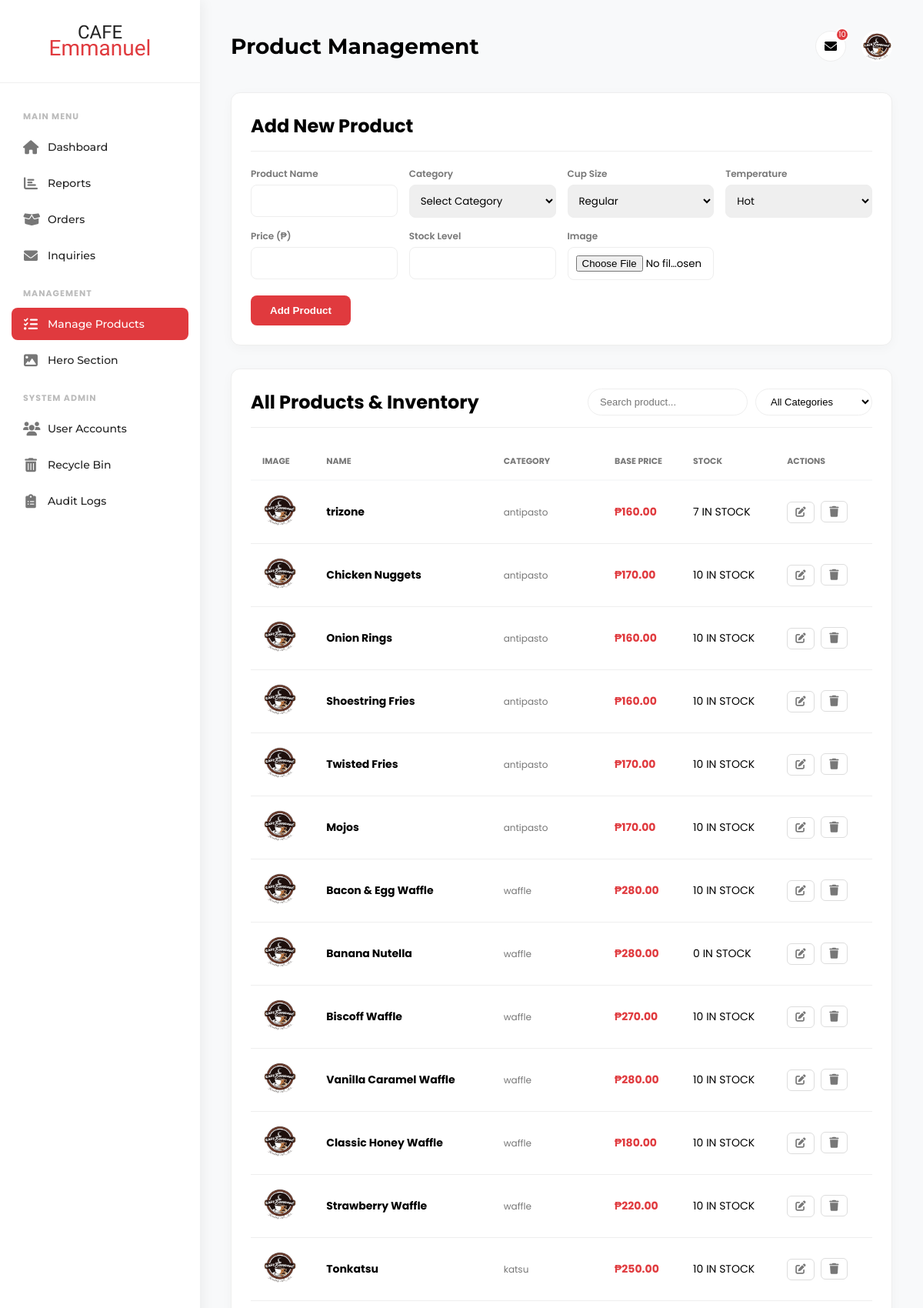
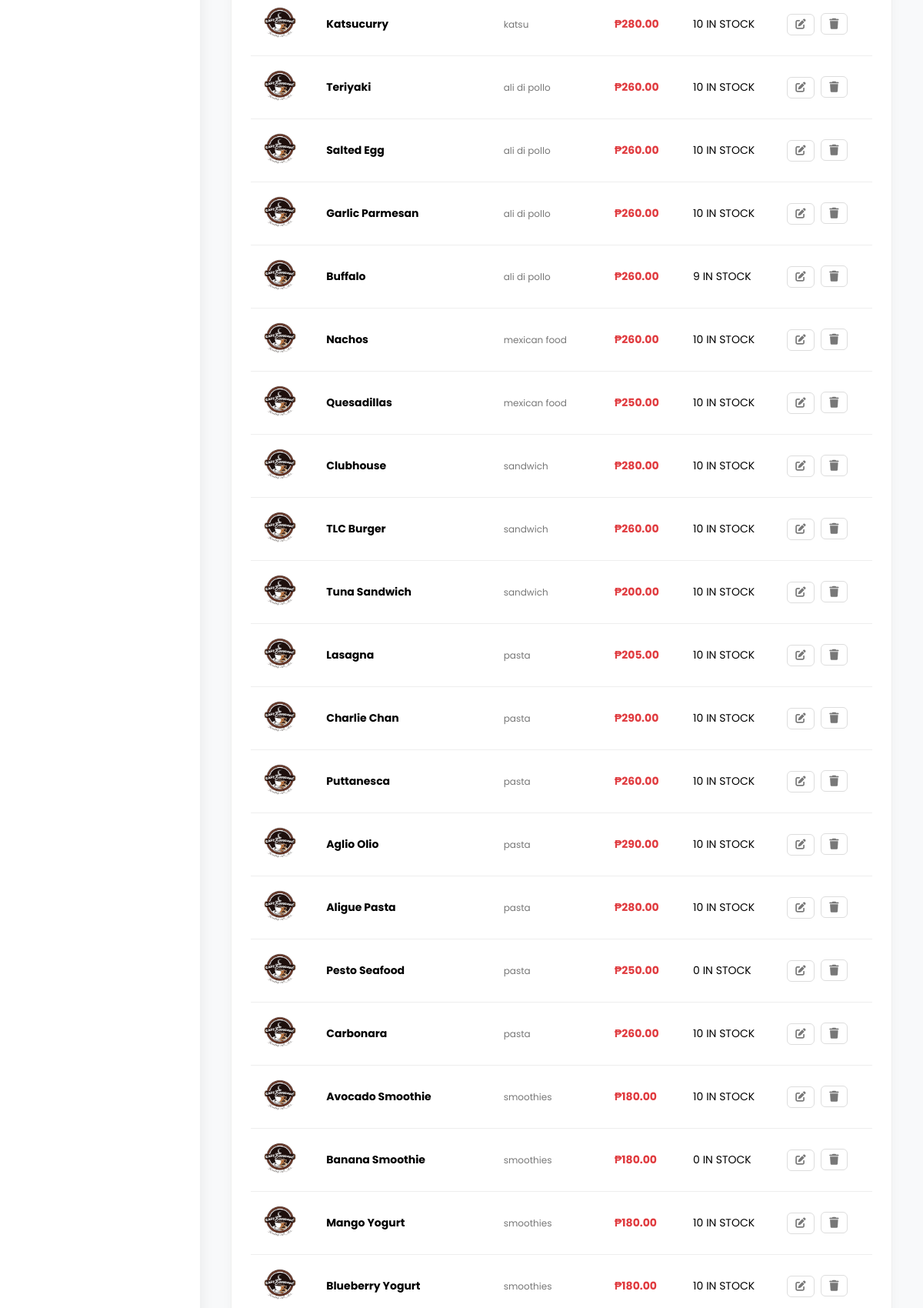
Page /practiceaddproduct.php (signed in, upper part) on the committed database (2 pictures, top to bottom).
### tables this page shows
CREATE TABLE `products` (
  `id` int(11) NOT NULL,
  `name` varchar(100) NOT NULL,
  `price` decimal(10,2) NOT NULL,
  `image` varchar(255) NOT NULL,
  `rating` int(11) NOT NULL,
  `stock` int(11) NOT NULL DEFAULT 0,
  `category` varchar(50) NOT NULL
);

### practiceaddproduct.php (the view, shortened to what this page needs)
<?php
include 'db_connect.php';
$inquiry_count_result = $conn->query("SELECT COUNT(*) as count FROM inquiries WHERE status = 'new'");
$unread_inquiries = $inquiry_count_result ? $inquiry_count_result->fetch_assoc()['count'] : 0;
$products_result = $conn->query("SELECT * FROM products ORDER BY id DESC");
?>
<!DOCTYPE html>
<html lang="en">
<head>
    <link rel="stylesheet" href="https://cdnjs.cloudflare.com/ajax/libs/font-awesome/6.4.0/css/all.min.css" />
</head>
<body>
    <?php include 'admin_sidebar.php'; ?>
    <main class="main-content">
        <header class="main-header">
            <h1>Product Management</h1>
            <div class="header-icons">
                <div class="icon-container" id="msgBtn"><i class="fas fa-envelope"></i><?php if($unread_inquiries > 0): ?><span class="header-badge"><?php echo $unread_inquiries; ?></span><?php endif; ?>
                </div>
                <div class="icon-container" style="border:none;"><img src="logo.png" style="width:100%; border-radius:50%;"></div>
            </div>
        </header>
        <div class="card">
            <div class="card-header"><h2 id="form-title">Add New Product</h2></div>
            <form id="productForm" method="POST" enctype="multipart/form-data">
                <input type="hidden" id="base-regular-price" value="0"> <div class="form-grid">
                    <div class="form-group"><label>Product Name</label><input type="text" name="name" id="prod-name" required></div>
                    <div class="form-group"><label>Category</label>
                        <select name="category" id="prod-cat" required onchange="toggleAttributes()">
                            <option value="">Select Category</option>
                        </select>
                    </div>
                    <div class="form-group attr-field" id="size-field">
                        <label>Cup Size</label>
                        <select id="prod-size" onchange="calculateAutoPrice()">
                            <option value="regular">Regular</option>
                        </select>
                    </div>
                    <div class="form-group attr-field" id="temp-field">
                        <label>Temperature</label>
                        <select id="prod-temp">
                            <option value="hot">Hot</option>
                        </select>
                    </div>
                    <div class="form-group"><label>Price (₱)</label><input type="number" step="0.01" name="price" id="prod-price" required></div>
                    <div class="form-group"><label>Stock Level</label><input type="number" name="stock" id="prod-stock" required></div>
                    <div class="form-group"><label>Image</label><input type="file" name="image" id="prod-img"></div>
                </div>
                <div style="margin-top:20px; display:flex; gap:10px;">
                    <button type="submit" class="btn-main" id="submit-btn">Add Product</button>
                </div>
            </form>
        </div>
        <div class="card">
            <div class="card-header">
                <h2>All Products & Inventory</h2>
                <div style="display:flex; gap:10px;">
                    <input type="text" id="searchInput" class="search-input" placeholder="Search product..." onkeyup="applyFilters()">
                    <select class="filter-select" id="categoryFilter" onchange="applyFilters()">
                        <option value="all">All Categories</option>
                    </select>
                </div>
            </div>
            <div style="overflow-x: auto;">
                <table id="inventoryTable">
                    <thead>
                        <tr>
                            <th>Image</th>
                            <th>Name</th>
                            <th>Category</th>
                            <th>Base Price</th>
                            <th>Stock</th>
                            <th>Actions</th>
                        </tr>
                    </thead>
                    <tbody>
                        <?php while($p = $products_result->fetch_assoc()): ?>
                        <tr data-category="<?php echo strtolower($p['category']); ?>" data-name="<?php echo strtolower($p['name']); ?>">
                            <td><img src="<?php echo $p['image']; ?>" class="product-img" onerror="this.src='logo.png'"></td>
                            <td><strong><?php echo htmlspecialchars($p['name']); ?></strong></td>
                            <td><span style="color:var(--text-muted); font-size:12px;"><?php echo htmlspecialchars($p['category']); ?></span></td>
                            <td style="font-weight:700; color:var(--primary-red);">₱<?php echo number_format($p['price'], 2); ?></td>
                            <td><?php echo $p['stock']; ?> IN STOCK</td>
                            <td>
                                <button class="action-btn" onclick='editProduct(<?php echo json_encode($p); ?>)' title="Edit"><i class="fas fa-edit"></i></button>
                                <a href="delete_product.php?id=<?php echo $p['id']; ?>" class="action-btn" onclick="return confirm('Move to Recycle Bin?')"><i class="fas fa-trash"></i></a>
                            </td>
                        </tr>
                        <?php endwhile; ?>
                    </tbody>
                </table>
            </div>
        </div>
    </main>
</body>
</html>

### practiceaddproduct.php (style rules this page uses)
:root { --primary-red: #E03A3E; --secondary-dark: #222222; --bg-light: #f8f9fa; --card-bg: #FFFFFF; --border-color: #eeeeee; --text-muted: #777777; }
* { box-sizing: border-box; margin: 0; padding: 0; }
body { font-family: 'Poppins', sans-serif; background-color: var(--bg-light); display: flex; height: 100vh; overflow: hidden; }
.main-content { flex-grow: 1; margin-left: 260px; width: calc(100% - 260px); height: 100vh; overflow-y: auto; padding: 40px; }
.main-header { display: flex; justify-content: space-between; align-items: center; margin-bottom: 40px; }
.main-header h1 { font-family: 'Montserrat', sans-serif; font-size: 28px; font-weight: 700; }
.header-icons { display: flex; align-items: center; gap: 20px; }
.icon-container { position: relative; cursor: pointer; width: 40px; height: 40px; background: white; border-radius: 50%; display: flex; align-items: center; justify-content: center; border: 1px solid var(--border-color); }
.header-badge { position: absolute; top: -5px; right: -5px; background: var(--primary-red); color: white; border-radius: 50%; width: 18px; height: 18px; font-size: 10px; display: flex; align-items: center; justify-content: center; border: 2px solid #fff; }
.card { background: var(--card-bg); padding: 25px; border-radius: 12px; box-shadow: 0 4px 15px rgba(0,0,0,0.03); border: 1px solid var(--border-color); margin-bottom: 30px; }
.card-header { margin-bottom: 20px; border-bottom: 1px solid var(--border-color); padding-bottom: 15px; display: flex; justify-content: space-between; align-items: center; flex-wrap: wrap; gap: 10px; }
.form-grid { display: grid; grid-template-columns: repeat(auto-fit, minmax(180px, 1fr)); gap: 15px; }
.form-group { display: flex; flex-direction: column; }
.form-group label { font-size: 12px; font-weight: 600; color: var(--text-muted); margin-bottom: 5px; }
.form-group input, .form-group select { padding: 10px; border: 1px solid var(--border-color); border-radius: 8px; outline: none; font-family: inherit; }
.btn-main { background: var(--primary-red); color: white; border: none; padding: 12px 25px; border-radius: 8px; font-weight: 600; cursor: pointer; transition: 0.3s; }
.search-input, .filter-select { padding: 8px 15px; border-radius: 20px; border: 1px solid var(--border-color); background: #fff; font-size: 13px; outline: none; }
table { width: 100%; border-collapse: collapse; }
th { text-align: left; padding: 15px; font-size: 11px; text-transform: uppercase; color: var(--text-muted); border-bottom: 2px solid var(--bg-light); }
td { padding: 15px; border-bottom: 1px solid var(--border-color); font-size: 14px; }
.product-img { width: 45px; height: 45px; object-fit: cover; border-radius: 6px; }
.action-btn { background: none; border: 1px solid #ddd; padding: 6px 10px; border-radius: 6px; cursor: pointer; color: var(--text-muted); margin-right: 5px; text-decoration: none; display: inline-flex; align-items: center; justify-content: center; }

### admin_sidebar.php (style rules this page uses)
:root { --primary-red: #E03A3E; --sidebar-bg: #ffffff; --text-dark: #222222; --text-muted: #777777; --nav-hover-bg: #f8f9fa; --transition: all 0.3s ease; }

### rows in the picture
products: name "trizone", category "antipasto", price "160.00", stock "7"
products: name "Chicken Nuggets", category "antipasto", price "170.00", stock "10"
products: name "Onion Rings", category "antipasto", price "160.00", stock "10"
products: name "Shoestring Fries", category "antipasto", price "160.00", stock "10"
products: name "Twisted Fries", category "antipasto", price "170.00", stock "10"
products: name "Mojos", category "antipasto", price "170.00", stock "10"
products: name "Bacon & Egg Waffle", category "waffle", price "280.00", stock "10"
products: name "Banana Nutella", category "waffle", price "280.00", stock "0"
products: name "Biscoff Waffle", category "waffle", price "270.00", stock "10"
products: name "Vanilla Caramel Waffle", category "waffle", price "280.00", stock "10"
products: name "Classic Honey Waffle", category "waffle", price "180.00", stock "10"
products: name "Strawberry Waffle", category "waffle", price "220.00", stock "10"
products: name "Tonkatsu", category "katsu", price "250.00", stock "10"
products: name "Katsucurry", category "katsu", price "280.00", stock "10"
products: name "Teriyaki", category "ali di pollo", price "260.00", stock "10"
products: name "Salted Egg", category "ali di pollo", price "260.00", stock "10"
products: name "Garlic Parmesan", category "ali di pollo", price "260.00", stock "10"
products: name "Buffalo", category "ali di pollo", price "260.00", stock "9"
products: name "Nachos", category "mexican food", price "260.00", stock "10"
products: name "Quesadillas", category "mexican food", price "250.00", stock "10"
products: name "Clubhouse", category "sandwich", price "280.00", stock "10"
products: name "TLC Burger", category "sandwich", price "260.00", stock "10"
products: name "Tuna Sandwich", category "sandwich", price "200.00", stock "10"
products: name "Lasagna", category "pasta", price "205.00", stock "10"
products: name "Charlie Chan", category "pasta", price "290.00", stock "10"
products: name "Puttanesca", category "pasta", price "260.00", stock "10"
products: name "Aglio Olio", category "pasta", price "290.00", stock "10"
products: name "Aligue Pasta", category "pasta", price "280.00", stock "10"
products: name "Pesto Seafood", category "pasta", price "250.00", stock "0"
products: name "Carbonara", category "pasta", price "260.00", stock "10"
products: name "Avocado Smoothie", category "smoothies", price "180.00", stock "10"
products: name "Banana Smoothie", category "smoothies", price "180.00", stock "0"
products: name "Mango Yogurt", category "smoothies", price "180.00", stock "10"
products: name "Blueberry Yogurt", category "smoothies", price "180.00", stock "10"

### other values in the picture
$unread_inquiries "10"
